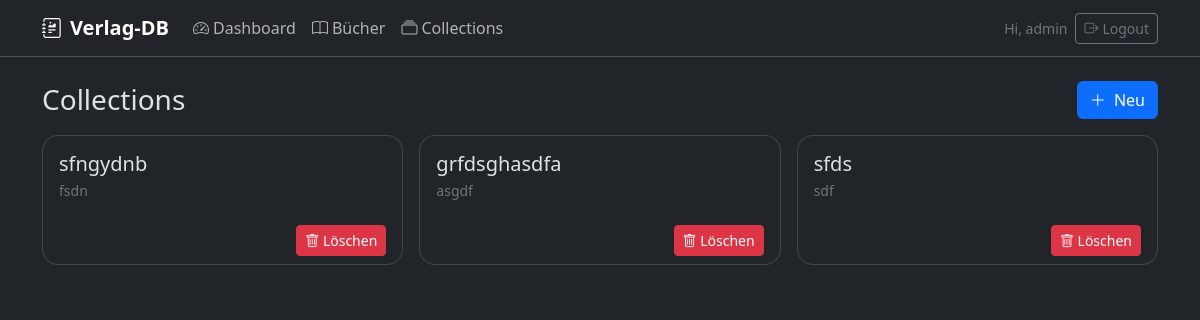
The page /collections (signed in) on the database its author committed.
### models.py (models this page shows)
class User(Base):
    __tablename__ = "users"
    id: Mapped[int] = mapped_column(Integer, primary_key=True, autoincrement=True)
    username: Mapped[str] = mapped_column(String(255), unique=True, nullable=False)
    email: Mapped[str | None] = mapped_column(String(255), unique=True)
    password_hash: Mapped[str] = mapped_column(String(255), nullable=False)
    role: Mapped[str] = mapped_column(String(10), default="user")  # 'user' | 'admin'
    collections: Mapped[list["Collection"]] = relationship(back_populates="owner", cascade="all, delete-orphan")
    books: Mapped[list["Book"]] = relationship(back_populates="owner", cascade="all, delete-orphan")

class Collection(Base):
    __tablename__ = "collections"
    id: Mapped[int] = mapped_column(Integer, primary_key=True, autoincrement=True)
    user_id: Mapped[int] = mapped_column(ForeignKey("users.id", ondelete="CASCADE"), nullable=False, index=True)
    name: Mapped[str] = mapped_column(String(255), nullable=False)
    description: Mapped[str] = mapped_column(Text, default="")
    owner: Mapped["User"] = relationship(back_populates="collections")
    books: Mapped[list["Book"]] = relationship(back_populates="collection")
    __table_args__ = (UniqueConstraint("user_id", "name", name="uq_user_collection_name"),)

### app.py (the view, shortened to what this page needs)
@app.route('/collections')
@login_required
def collections():
    role = getattr(current_user, 'role', 'viewer')
    with SessionLocal() as db:
        if role == 'admin':
            rows = db.execute(select(Collection)).scalars().all()
    return render_template('collections.html', collections=rows)

### app.py (called while the page is built)
@app.context_processor
def inject_user():
    return {"current_user": current_user}

### auth.py (called while the page is built)
@login_manager.user_loader
def load_user(user_id: str):
    with SessionLocal() as db:
        u = db.get(User, int(user_id))
        if u:
            return LoginUser(u)
        return None

### templates/collections.html (shortened to what this page needs)
{% extends "base.html" %}
{% block content %}
<div class="d-flex justify-content-between align-items-center mb-3">
  <h1 class="h3 mb-0">Collections</h1>
  <a class="btn btn-primary" href="{{ url_for('new_collection') }}">
    <i class="bi bi-plus-lg me-1"></i> Neu
  </a>
</div>
<div class="row row-cols-1 row-cols-md-2 row-cols-lg-3 g-3">
  {% if collections %}
    {% for c in collections %}
    <div class="col">
      <div class="card h-100 hover-card position-relative">
        <div class="card-body">
          <h5 class="card-title mb-1">{{ c.name }}</h5>
          <p class="card-text text-secondary small mb-0">
            {{ c.description or '–' }}
          </p>
        </div>
        {% if current_user.is_authenticated and (current_user.role == 'admin' or current_user.id == c.user_id) %}
        <div class="card-footer bg-transparent border-0 d-flex justify-content-end">
          <form method="post"
                action="{{ url_for('delete_collection', cid=c.id) }}"
                onsubmit="return confirm('Willst du die Collection &quot;{{ c.name }}&quot; wirklich löschen?');">
            <button class="btn btn-sm btn-danger">
              <i class="bi bi-trash"></i> Löschen
            </button>
          </form>
        </div>
        {% endif %}
      </div>
    </div>
    {% endfor %}
  {% else %}
    <p class="text-secondary">Noch keine Collections.</p>
  {% endif %}
</div>
{% endblock %}

### templates/base.html (shortened to what this page needs)
<!doctype html>
<html lang="de" data-bs-theme="dark">
  <head>
    <link href="https://cdn.jsdelivr.net/npm/bootstrap@5.3.3/dist/css/bootstrap.min.css" rel="stylesheet">
    <link href="https://cdn.jsdelivr.net/npm/bootstrap-icons@1.11.3/font/bootstrap-icons.css" rel="stylesheet">
    <link rel="stylesheet" href="{{ url_for('static', filename='styles.css') }}">
  </head>
  <body>
    <nav class="navbar navbar-expand-lg border-bottom sticky-top bg-body">
      <div class="container">
        <a class="navbar-brand d-flex align-items-center gap-2" href="{{ url_for('dashboard') }}">
          <i class="bi bi-journal-richtext"></i> <span>Verlag-DB</span>
        </a>
        <div class="collapse navbar-collapse" id="nav">
          <ul class="navbar-nav me-auto mb-2 mb-lg-0">
            {% if current_user.is_authenticated %}
              <li class="nav-item"><a class="nav-link" href="{{ url_for('dashboard') }}"><i class="bi bi-speedometer2 me-1"></i>Dashboard</a></li>
              <li class="nav-item"><a class="nav-link" href="{{ url_for('books') }}"><i class="bi bi-book me-1"></i>Bücher</a></li>
              <li class="nav-item"><a class="nav-link" href="{{ url_for('collections') }}"><i class="bi bi-collection me-1"></i>Collections</a></li>
            {% endif %}
          </ul>
          <div class="d-flex align-items-center gap-2">
            {% if current_user.is_authenticated %}
              <span class="text-secondary small">Hi, {{ current_user.username }}</span>
              <a class="btn btn-outline-secondary btn-sm" href="{{ url_for('logout') }}"><i class="bi bi-box-arrow-right me-1"></i>Logout</a>
            {% else %}
              <a class="btn btn-outline-primary btn-sm" href="{{ url_for('login') }}">Login</a>
              <a class="btn btn-primary btn-sm" href="{{ url_for('register') }}">Registrieren</a>
            {% endif %}
          </div>
        </div>
      </div>
    </nav>
    <main class="container py-4">
      {% block content %}{% endblock %}
    </main>
  </body>
</html>

### static/styles.css (style rules this page uses)
:root { --card-radius: 16px; }
.card, .toast { border-radius: var(--card-radius); }
.hover-card { transition: transform .08s ease, box-shadow .08s ease; }
.navbar .navbar-brand { font-weight: 600; }

### rows shown on the page
User: username "admin"
Collection: name "sfngydnb", description "fsdn"
Collection: name "grfdsghasdfa", description "asgdf"
Collection: name "sfds", description "sdf"
